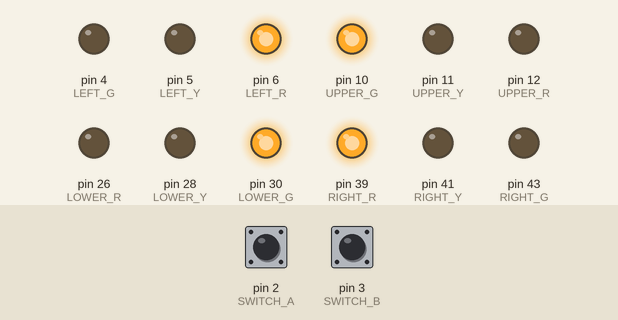
A sketch run on a simulated Arduino Mega 2560, built with avr-gcc and run on an emulated ATmega2560. Shown: output pins drawn as LEDs (lit = HIGH). The test bench sets the inputs (shaded band); at power-on: pin 2 (SWITCH_A) HIGH, pin 3 (SWITCH_B) HIGH.

Above: at 1.2 s.
1.3 s: pin 2 (SWITCH_A) pulled LOW for 0.15 s
At 4.7 s:
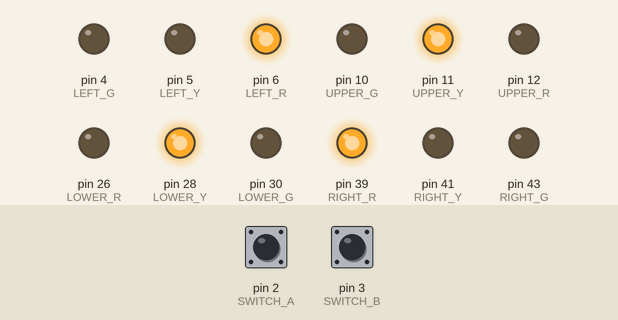
At 15.5 s:
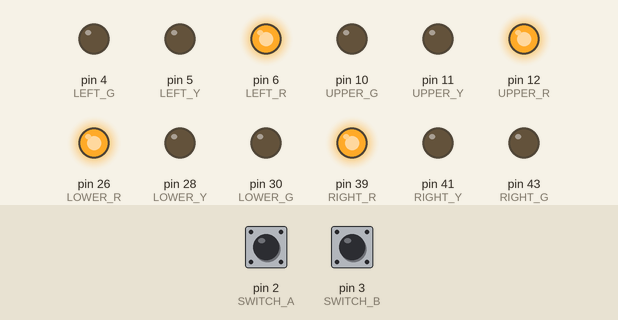
Timing chart, 0 to 52.8 s (numbered marks = the images above; inputs shaded):
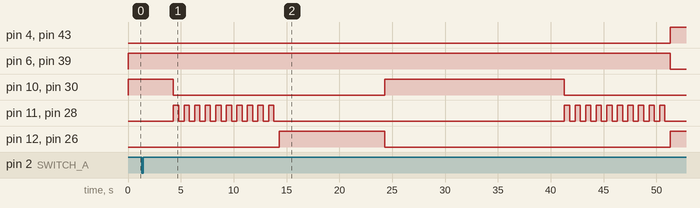

Measured:
- after the input at 1.3 s, pin 4 (LEFT_G), pin 43 (RIGHT_G): LOW → HIGH after 50.0 s; pin 6 (LEFT_R), pin 39 (RIGHT_R): HIGH → LOW after 50.0 s; pin 10 (UPPER_G), pin 30 (LOWER_G): HIGH → LOW after 3.0 s instead of 48.7 s; pin 12 (UPPER_R), pin 26 (LOWER_R): LOW → HIGH after 13.0 s, → LOW 10.0 s later, → HIGH 27.0 s later

The sketch:

sketch_oct08a.ino
```cpp
#define UPPER_R 12
#define UPPER_Y 11
#define UPPER_G 10  // 상
#define LOWER_R 26
#define LOWER_Y 28
#define LOWER_G 30  // 하
#define LEFT_R 6
#define LEFT_Y 5
#define LEFT_G 4    // 좌
#define RIGHT_R 39
#define RIGHT_Y 41
#define RIGHT_G 43  // 우
#define SWITCH_A 2
#define SWITCH_B 3
const long interval = 50000; // 50초
volatile bool state = true;           // 스위치가 눌렸는지를 판단하는 변수
volatile bool state2 = true;          // 스위치가 눌렸는지를 판단하는 변수

void setup() {
  pinMode(UPPER_R, OUTPUT);
  pinMode(UPPER_G, OUTPUT);
  pinMode(UPPER_Y, OUTPUT);
  pinMode(LOWER_R, OUTPUT);
  pinMode(LOWER_G, OUTPUT);
  pinMode(LOWER_Y, OUTPUT);
  pinMode(LEFT_R, OUTPUT);
  pinMode(LEFT_G, OUTPUT);
  pinMode(LEFT_Y, OUTPUT);
  pinMode(RIGHT_R, OUTPUT);
  pinMode(RIGHT_G, OUTPUT);
  pinMode(RIGHT_Y, OUTPUT);
  pinMode(SWITCH_A, INPUT_PULLUP);   // 기본값이 HIGH
  pinMode(SWITCH_B, INPUT_PULLUP);   // 기본값이 HIGH
  attachInterrupt(0, tTof, FALLING); // 인터럽트0은 핀 2번, 따라서 스위치를 핀2에 연결, 스위치가 눌리면 실행, 인터럽트 핀의 값이 HIGH에서 LOW로 바뀔 때 함수 실행
  attachInterrupt(1, tTof, FALLING); // 인터럽트1은 핀 3번, 따라서 스위치를 핀3에 연결, 스위치가 눌리면 실행, 인터럽트 핀의 값이 HIGH에서 LOW로 바뀔 때 함수 실행
}

void tTof() {
  if (digitalRead(LEFT_G) == HIGH) state = false;           // 스위치가 눌리면 state의 값을 바꿔줌
  if (digitalRead(LOWER_G) == HIGH) state2 = false;         // 스위치가 눌리면 state2의 값을 바꿔줌
}

void loop()
{
  digitalWrite(UPPER_G, HIGH); digitalWrite(LOWER_G, HIGH);     // 상,하 초록불 켜기
  digitalWrite(LEFT_R, HIGH); digitalWrite(RIGHT_R, HIGH);      // 좌,우 빨간불 켜기

  unsigned long previousMillis2 = millis();
  while (millis() - previousMillis2 <= interval)                // 현재 시각과 이전 시각의 차이가 50초가 될 때까지 반복
  {
    // 시간 지연 동안에 다른 동작을 해야하므로 delay함수는 사용 못함
    if (state2 == false)          // 스위치가 눌렸으면
    {
      delay(3000);               // 3초간 대기
      digitalWrite(UPPER_G, LOW); digitalWrite(LOWER_G, LOW);      // 상,하 초록불 끄기

      // 노란불
      for (int delaytime = 0; delaytime < 10; delaytime++)
      {
        digitalWrite(UPPER_Y, HIGH); digitalWrite(LOWER_Y, HIGH);   // 상,하 노란불 켜기
        delay(500);
        digitalWrite(UPPER_Y, LOW); digitalWrite(LOWER_Y, LOW);     // 상,하 노란불 끄기
        delay(500);
      }
      digitalWrite(UPPER_R, HIGH); digitalWrite(LOWER_R, HIGH);     // 상,하 빨간불 켜기(보행자 건넘)

      state2 = true; //동작이 끝났으니 변수를 원래 상태로 돌려줌
      delay(10000);
      digitalWrite(UPPER_R, LOW); digitalWrite(LOWER_R, LOW);       // 상,하 빨간불 끄기
      digitalWrite(UPPER_G, HIGH); digitalWrite(LOWER_G, HIGH);     // 상,하 초록불 켜기
      previousMillis2 = millis() - 33000;                           // 빨간 신호를 켜서 딜레이 된 만큼 지연 시간을 늘려줌(???)
    }
   }

  digitalWrite(UPPER_G, LOW); digitalWrite(LOWER_G, LOW);         // 상,하 초록불 끄기

  // 노란불
  for (int delaytime = 0; delaytime < 10; delaytime++)
  {
    digitalWrite(UPPER_Y, HIGH); digitalWrite(LOWER_Y, HIGH);     // 상,하 노란불 켜기
    delay(500);
    digitalWrite(UPPER_Y, LOW); digitalWrite(LOWER_Y, LOW);       // 상,하 노란불 끄기
    delay(500);
  }
  digitalWrite(UPPER_R, HIGH); digitalWrite(LOWER_R, HIGH);       // 상,하 빨간불 켜기

  digitalWrite(LEFT_R, LOW); digitalWrite(RIGHT_R, LOW);          // 좌,우 빨간불 끄기
  digitalWrite(LEFT_G, HIGH); digitalWrite(RIGHT_G, HIGH);        // 좌,우 초록불 켜기

  unsigned long previousMillis = millis();
  while (millis() - previousMillis <= interval)                   // 현재 시각과 이전 시각의 차이가 50초가 될 때까지 반복
  {
    // 시간 지연 동안에 다른 동작을 해야하므로 delay함수는 사용 못함
    if (state == false)          // 스위치가 눌렸으면
    {
      delay(3000);               // 3초간 대기
      digitalWrite(LEFT_G, LOW); digitalWrite(RIGHT_G, LOW);      // 좌,우 초록불 끄기

      // 노란불
      for (int delaytime = 0; delaytime < 10; delaytime++)
      {
        digitalWrite(LEFT_Y, HIGH); digitalWrite(RIGHT_Y, HIGH);   // 좌,우 노란불 켜기
        delay(500);
        digitalWrite(LEFT_Y, LOW); digitalWrite(RIGHT_Y, LOW);     // 좌,우 노란불 끄기
        delay(500);
      }
      digitalWrite(LEFT_R, HIGH); digitalWrite(RIGHT_R, HIGH);     // 좌,우 빨간불 켜기(보행자 건넘)

      state = true; //동작이 끝났으니 변수를 원래 상태로 돌려줌
      delay(10000);
      digitalWrite(LEFT_R, LOW); digitalWrite(RIGHT_R, LOW);       // 좌,우 빨간불 끄기
      digitalWrite(LEFT_G, HIGH); digitalWrite(RIGHT_G, HIGH);     // 좌,우 초록불 켜기
      previousMillis = millis() - 33000;                           // 빨간 신호를 켜서 딜레이 된 만큼 지연 시간을 늘려줌(???)
    }
   }

    digitalWrite(LEFT_G, LOW); digitalWrite(RIGHT_G, LOW);         // 좌,우 초록불 끄기

    // 노란불
    for (int delaytime = 0; delaytime < 10; delaytime++)
    {
      digitalWrite(LEFT_Y, HIGH); digitalWrite(RIGHT_Y, HIGH);     // 좌,우 노란불 켜기
      delay(500);
      digitalWrite(LEFT_Y, LOW); digitalWrite(RIGHT_Y, LOW);       // 좌,우 노란불 끄기
      delay(500);
    }

    digitalWrite(UPPER_R, LOW); digitalWrite(LOWER_R, LOW);        // 상,하 빨간불 끄기
}
```
